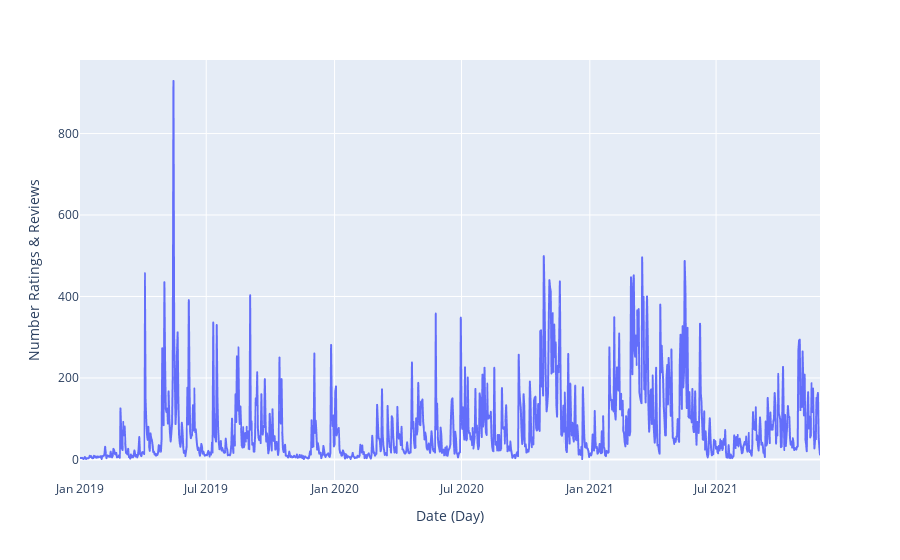

Notebook code for this chart:
### Code cell
fig = px.line(df_for_plot, x = 'date', y = 'id', 
              labels= {'id':'Number Ratings & Reviews', 'date' : 'Date (Day)'})

fig.show()

### Figure 1 — Plotly figure (JSON) as saved in the notebook; plotly's stock layout.template omitted (floating-point values rounded to 4 significant figures; data arrays with more than 128 entries replaced by an {"elided": "..."} marker saying what was removed)
{"data": [{"hovertemplate": "Date (Day)=%{x}<br>Number Ratings & Reviews=%{y}<extra></extra>", "legendgroup": "", "line": {"color": "#636efa", "dash": "solid"}, "mode": "lines", "name": "", "showlegend": false, "type": "scattergl", "x": {"elided": "1060 str values"}, "xaxis": "x", "y": {"elided": "1060 int values"}, "yaxis": "y"}], "layout": {"legend": {"tracegroupgap": 0}, "margin": {"t": 60}, "xaxis": {"anchor": "y", "domain": [0, 1], "title": {"text": "Date (Day)"}}, "yaxis": {"anchor": "x", "domain": [0, 1], "title": {"text": "Number Ratings & Reviews"}}}}
